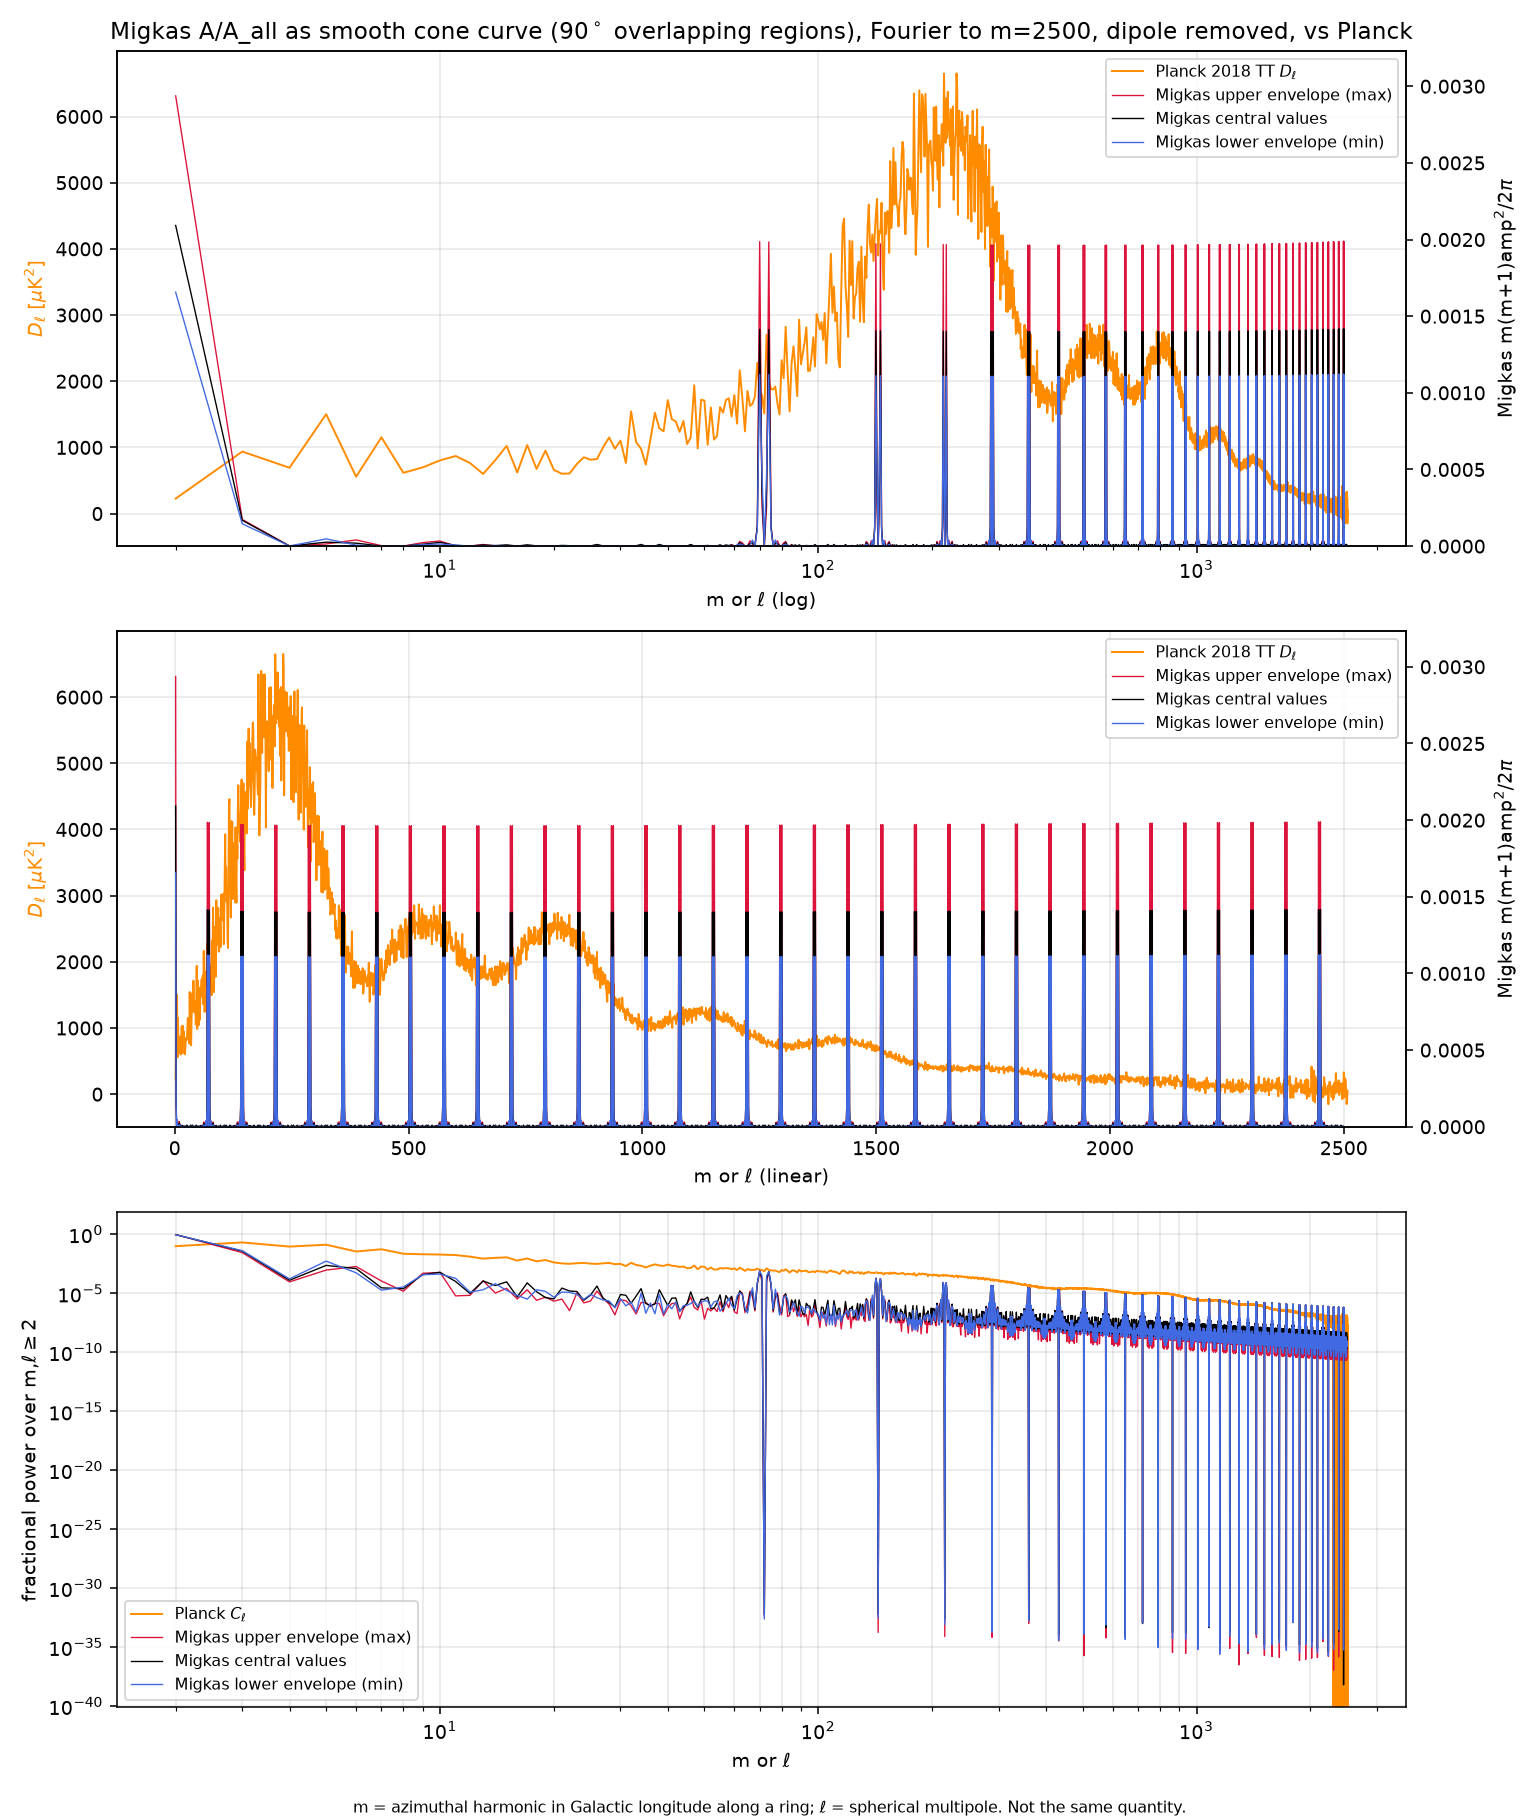

This chart was generated by the following Python code:
# Smooth (unbinned) construction of Migkas et al. 2020 (A&A 636, A15) Fig.6 A/A_all vs Galactic longitude.
# Envelopes: upper y+eh, central y, lower y-el; bin max/min taken as the smooth system's max/min.
# KIND='cone'
#  step: each bin flat across its own 5 deg spacing (piecewise constant, full 360 deg), 0.01 deg grid.
#  cone: Migkas Sect. 5.2: "we consider regions centered at l with a width of Delta l = 90o ... the whole Galactic
#        latitude range b in (-90,+90) is covered by every region"; Fig.6 caption: "Every region covers a sky area of
#        Delta l = 90 and Delta b = 180". (Fig.6 is NOT a cone scan; cones of 45-90 deg are used for the 2D maps.)
#        So each bin's value is spread over its true 90 deg footprint; smooth curve = overlap-weighted mean of the
#        18 bins covering each longitude (equivalent to the step curve convolved with a 90 deg boxcar).
# FFT to m=2500, dipole m=1 removed. Top-hat steps produce sinc ringing at high m; the 90 deg overlap smooths.
import numpy as np,matplotlib,json;matplotlib.use('Agg');import matplotlib.pyplot as plt
KIND='cone'
d=np.genfromtxt('/workspace/cosmology/migkas/fig6_digitized.csv',delimiter=',',names=True);l,y=d['l_deg'],d['A_over_Aall'];el,eh=d['A_err_low'],d['A_err_high']
N=36000;g=np.arange(N)*0.01
def smooth(v):
  W=5.0 if KIND=='step' else 90.0
  num=np.zeros(N);den=np.zeros(N)
  for li,vi in zip(l,v):
    dd=(g-li+180)%360-180;w=(np.abs(dd)<W/2)|(np.isclose(dd,-W/2));num+=w*vi;den+=w
  f=np.where(den>0,num/np.maximum(den,1),np.nan)
  if np.isnan(f).any():f[np.isnan(f)]=np.interp(g[np.isnan(f)],g[~np.isnan(f)],f[~np.isnan(f)],period=360)
  return f
MM=2500;m=np.arange(1,MM+1)
def spec(v):c=np.fft.rfft(smooth(v))/N;return 4*np.abs(c[1:MM+1])**2
S={'upper envelope (max)':(spec(y+eh),'crimson'),'central values':(spec(y),'k'),'lower envelope (min)':(spec(y-el),'royalblue')}
P=np.loadtxt('COM_PowerSpect_CMB-TT-full_R3.01.txt');ll=P[:,0];C=P[:,1]*2*np.pi/(ll*(ll+1))
k=m>=2;fig,ax=plt.subplots(3,1,figsize=(11,13))
for a,xs in zip(ax[:2],['log','linear']):
  a.plot(ll,P[:,1],color='darkorange',lw=1,label='Planck 2018 TT $D_\\ell$');a.set_xscale(xs);a.grid(alpha=.3)
  a.set_ylabel('$D_\\ell$ [$\\mu$K$^2$]',color='darkorange');a.set_xlabel('m or $\\ell$ (%s)'%xs);t=a.twinx();mx=0
  for n,(s,c) in S.items():D=m[k]*(m[k]+1)*s[k]/(2*np.pi);mx=max(mx,D.max());t.plot(m[k],D,'-',color=c,lw=.7,label='Migkas '+n)
  t.set_ylim(0,mx*1.1);t.set_ylabel('Migkas m(m+1)amp$^2$/2$\\pi$');h1,l1=a.get_legend_handles_labels();h2,l2=t.get_legend_handles_labels();a.legend(h1+h2,l1+l2,fontsize=8,loc='upper right')
ax[0].set_title('Migkas A/A_all as smooth %s curve (%s), Fourier to m=2500, dipole removed, vs Planck'%(KIND,'5$^\\circ$ top-hats' if KIND=='step' else '90$^\\circ$ overlapping regions'))
ax[2].loglog(ll,C/C.sum(),color='darkorange',lw=1,label='Planck $C_\\ell$')
for n,(s,c) in S.items():ax[2].loglog(m[k],s[k]/s[k].sum(),'-',color=c,lw=.7,label='Migkas '+n)
ax[2].set(xlabel='m or $\\ell$',ylabel='fractional power over m,$\\ell\\geq2$');ax[2].grid(alpha=.3,which='both');ax[2].legend(fontsize=8)
fig.text(.5,.004,'m = azimuthal harmonic in Galactic longitude along a ring; $\\ell$ = spherical multipole. Not the same quantity.',ha='center',fontsize=8)
plt.tight_layout(rect=[0,.015,1,1]);plt.savefig('A_envelope_%s_vs_planck.png'%KIND,dpi=140)
out={}
for n,(s,c) in S.items():
  p=s[k]/s[k].sum();ms=m[k]
  out[n]={'m2_8_pct':list(np.round(100*p[:7],2)),'frac_m_ge_10':float(p[ms>=10].sum()),'frac_m_ge_36':float(p[ms>=36].sum()),'frac_m_ge_100':float(p[ms>=100].sum()),
   'p_at_m':{int(q):float(p[ms==q][0]) for q in [10,36,72,100,500,1000,2500]},'Dmax_m':int(ms[np.argmax(ms*(ms+1)*s[k])])}
  print(KIND,n,out[n])
json.dump(out,open('A_envelope_%s_vs_planck.json'%KIND,'w'),indent=1)
